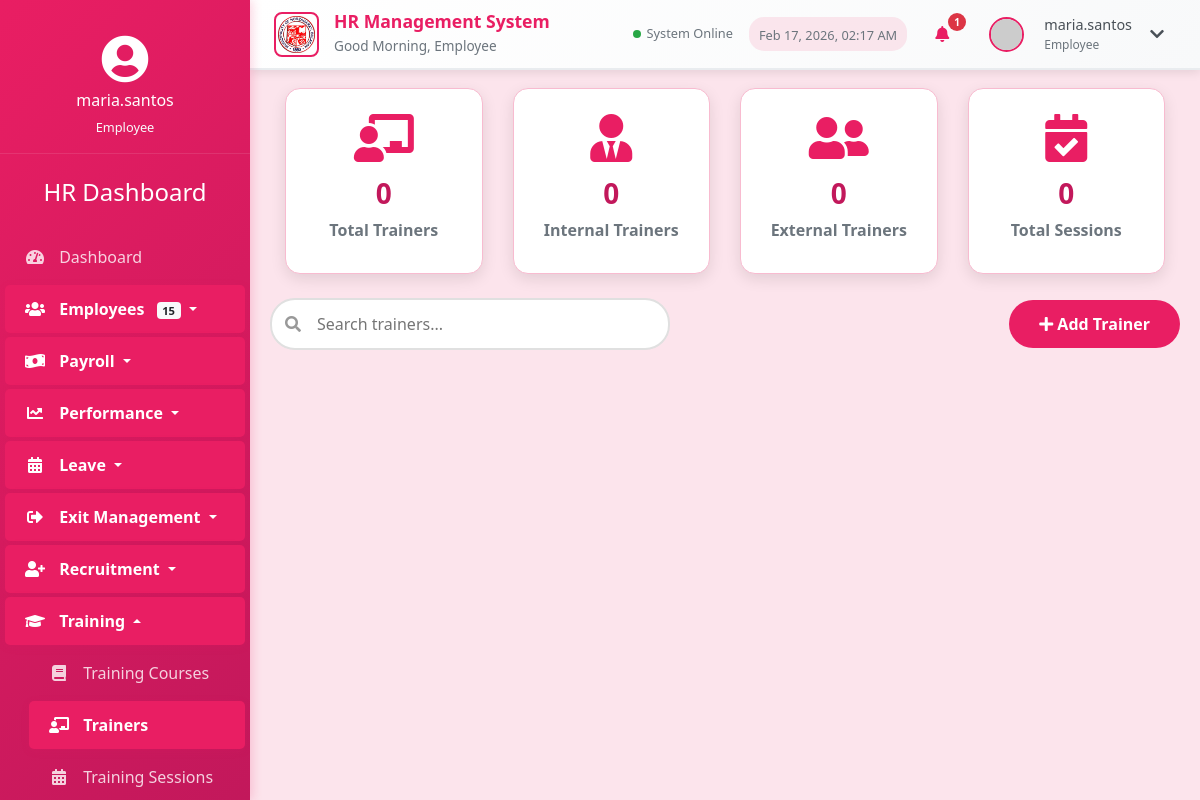
Page /trainers.php (signed in) on the earlier database version.
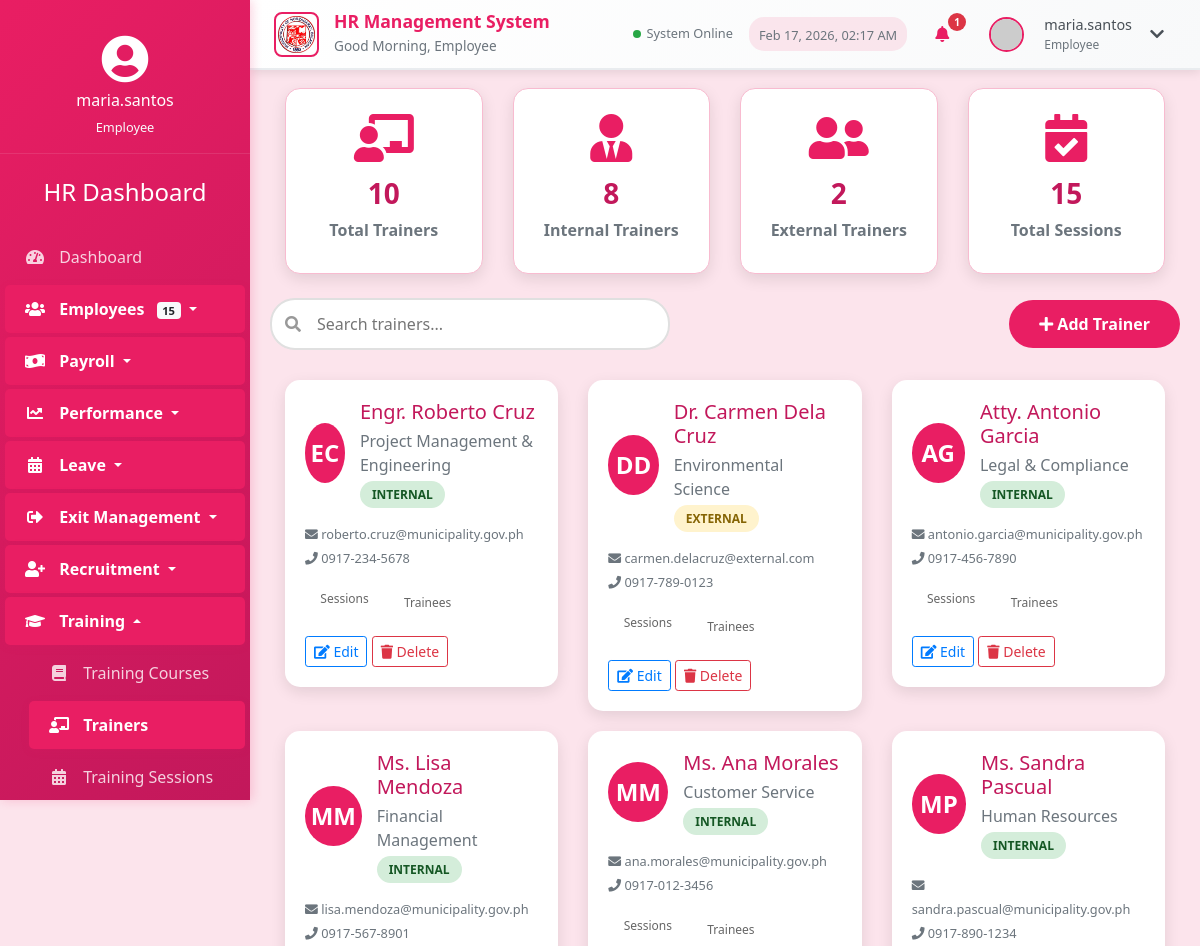
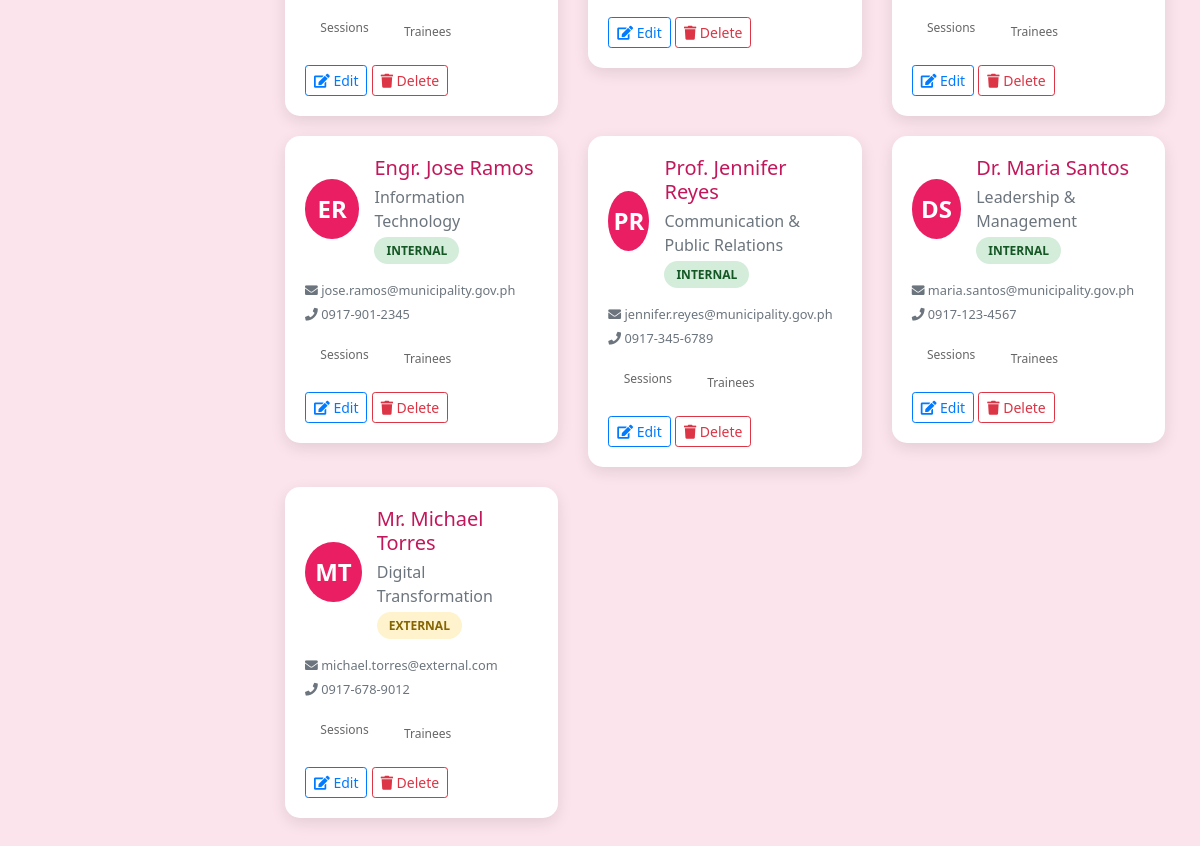
Same page on the later database version (2 pictures, top to bottom).
### tables this page shows
CREATE TABLE trainers (
    trainer_id INT AUTO_INCREMENT PRIMARY KEY,
    first_name VARCHAR(50) NOT NULL,
    last_name VARCHAR(50) NOT NULL,
    email VARCHAR(100) NOT NULL,
    phone VARCHAR(20),
    specialization VARCHAR(255),
    bio TEXT,
    is_internal BOOLEAN DEFAULT TRUE,
    created_at TIMESTAMP DEFAULT CURRENT_TIMESTAMP,
    updated_at TIMESTAMP DEFAULT CURRENT_TIMESTAMP ON UPDATE CURRENT_TIMESTAMP
);

### trainers.php (the view, shortened to what the changed rows need)
<?php
$host = 'localhost';
$dbname = 'CC_HR';
$username = 'root';
$password = '';
try {
    $pdo = new PDO("mysql:host=$host;dbname=$dbname", $username, $password);
    $pdo->setAttribute(PDO::ATTR_ERRMODE, PDO::ERRMODE_EXCEPTION);
} catch(PDOException $e) {
    die("Connection failed: " . $e->getMessage());
}
$stmt = $pdo->query("
    SELECT
        t.*,
        COUNT(ts.session_id) as session_count,
        COUNT(DISTINCT te.employee_id) as total_trainees
    FROM trainers t
    LEFT JOIN training_sessions ts ON t.trainer_id = ts.trainer_id
    LEFT JOIN training_enrollments te ON ts.session_id = te.session_id
    GROUP BY t.trainer_id
    ORDER BY t.last_name, t.first_name
");
$trainers = $stmt->fetchAll(PDO::FETCH_ASSOC);
$stmt = $pdo->query("SELECT COUNT(*) as total FROM trainers");
$totalTrainers = $stmt->fetch(PDO::FETCH_ASSOC)['total'];
$stmt = $pdo->query("SELECT COUNT(*) as internal FROM trainers WHERE is_internal = 1");
$internalTrainers = $stmt->fetch(PDO::FETCH_ASSOC)['internal'];
$stmt = $pdo->query("SELECT COUNT(*) as external FROM trainers WHERE is_internal = 0");
$externalTrainers = $stmt->fetch(PDO::FETCH_ASSOC)['external'];
?>
<!DOCTYPE html>
<html lang="en">
<head>
    <link rel="stylesheet" href="https://stackpath.bootstrapcdn.com/bootstrap/4.5.2/css/bootstrap.min.css">
    <link rel="stylesheet" href="https://cdnjs.cloudflare.com/ajax/libs/font-awesome/5.15.1/css/all.min.css">
    <link rel="stylesheet" href="styles.css?v=rose">
</head>
<body>
    <div class="container-fluid">
        <div class="row">
            <div class="main-content">
                <h2 class="section-title">Trainers Management</h2>
                <div class="row mb-4">
                    <div class="col-md-3">
                        <div class="stats-card">
                            <i class="fas fa-chalkboard-teacher"></i>
                            <h3><?php echo $totalTrainers; ?></h3>
                            <h6>Total Trainers</h6>
                        </div>
                    </div>
                    <div class="col-md-3">
                        <div class="stats-card">
                            <i class="fas fa-user-tie"></i>
                            <h3><?php echo $internalTrainers; ?></h3>
                            <h6>Internal Trainers</h6>
                        </div>
                    </div>
                    <div class="col-md-3">
                        <div class="stats-card">
                            <i class="fas fa-user-friends"></i>
                            <h3><?php echo $externalTrainers; ?></h3>
                            <h6>External Trainers</h6>
                        </div>
                    </div>
                    <div class="col-md-3">
                        <div class="stats-card">
                            <i class="fas fa-calendar-check"></i>
                            <h3><?php echo array_sum(array_column($trainers, 'session_count')); ?></h3>
                            <h6>Total Sessions</h6>
                        </div>
                    </div>
                </div>
                <div class="row" id="trainersGrid">
                    <?php foreach ($trainers as $trainer): ?>
                    <div class="col-md-6 col-lg-4 trainer-item">
                        <div class="trainer-card">
                            <div class="d-flex align-items-center mb-3">
                                <div class="trainer-avatar">
                                    <?php echo strtoupper(substr($trainer['first_name'], 0, 1) . substr($trainer['last_name'], 0, 1)); ?>
                                </div>
                                <div class="trainer-info">
                                    <h5><?php echo htmlspecialchars($trainer['first_name'] . ' ' . $trainer['last_name']); ?></h5>
                                    <p class="text-muted mb-1"><?php echo htmlspecialchars($trainer['specialization']); ?></p>
                                    <span class="status-badge <?php echo $trainer['is_internal'] ? 'status-internal' : 'status-external'; ?>">
                                        <?php echo $trainer['is_internal'] ? 'Internal' : 'External'; ?>
                                    </span>
                                </div>
                            </div>
                            <div class="mb-3">
                                <small class="text-muted">
                                    <i class="fas fa-envelope"></i> <?php echo htmlspecialchars($trainer['email']); ?><br>
                                    <i class="fas fa-phone"></i> <?php echo htmlspecialchars($trainer['phone']); ?>
                                </small>
                            </div>
                            <div class="trainer-stats">
                                <div class="stat-item">
                                    <div class="stat-number"><?php echo $trainer['session_count']; ?></div>
                                    <div class="stat-label">Sessions</div>
                                </div>
                                <div class="stat-item">
                                    <div class="stat-number"><?php echo $trainer['total_trainees']; ?></div>
                                    <div class="stat-label">Trainees</div>
                                </div>
                            </div>
                            <div class="mt-3">
                                <button class="btn btn-sm btn-outline-primary" onclick="editTrainer(<?php echo $trainer['trainer_id']; ?>)">
                                    <i class="fas fa-edit"></i> Edit
                                </button>
                                <button class="btn btn-sm btn-outline-danger" onclick="deleteTrainer(<?php echo $trainer['trainer_id']; ?>)">
                                    <i class="fas fa-trash"></i> Delete
                                </button>
                            </div>
                        </div>
                    </div>
                    <?php endforeach; ?>
                </div>
            </div>
        </div>
    </div>
</body>
</html>

Differences in the rows shown:
added trainers: first_name+last_name "EC", first_name+last_name "Engr. Roberto Cruz", specialization "Project Management & Engineering", is_internal "INTERNAL", email "roberto.cruz@municipality.gov.ph", phone "0917-234-5678"
added trainers: first_name+last_name "DD", first_name+last_name "Dr. Carmen Dela Cruz", specialization "Environmental Science", is_internal "EXTERNAL", email "carmen.delacruz@external.com", phone "0917-789-0123"
added trainers: first_name+last_name "AG", first_name+last_name "Atty. Antonio Garcia", specialization "Legal & Compliance", is_internal "INTERNAL", email "antonio.garcia@municipality.gov.ph", phone "0917-456-7890"
added trainers: first_name+last_name "MM", first_name+last_name "Ms. Lisa Mendoza", specialization "Financial Management", is_internal "INTERNAL", email "lisa.mendoza@municipality.gov.ph", phone "0917-567-8901"
added trainers: first_name+last_name "MM", first_name+last_name "Ms. Ana Morales", specialization "Customer Service", is_internal "INTERNAL", email "ana.morales@municipality.gov.ph", phone "0917-012-3456"
added trainers: first_name+last_name "MP", first_name+last_name "Ms. Sandra Pascual", specialization "Human Resources", is_internal "INTERNAL", email "sandra.pascual@municipality.gov.ph", phone "0917-890-1234"
added trainers: first_name+last_name "ER", first_name+last_name "Engr. Jose Ramos", specialization "Information Technology", is_internal "INTERNAL", email "jose.ramos@municipality.gov.ph", phone "0917-901-2345"
added trainers: first_name+last_name "PR", first_name+last_name "Prof. Jennifer Reyes", specialization "Communication & Public Relations", is_internal "INTERNAL", email "jennifer.reyes@municipality.gov.ph", phone "0917-345-6789"
added trainers: first_name+last_name "DS", first_name+last_name "Dr. Maria Santos", specialization "Leadership & Management", is_internal "INTERNAL", email "maria.santos@municipality.gov.ph", phone "0917-123-4567"
added trainers: first_name+last_name "MT", first_name+last_name "Mr. Michael Torres", specialization "Digital Transformation", is_internal "EXTERNAL", email "michael.torres@external.com", phone "0917-678-9012"
Other differences:
$totalTrainers: "0" → "10"
$internalTrainers: "0" → "8"
$externalTrainers: "0" → "2"
array_sum(array_column($trainers, 'session_count')): "0" → "15"
